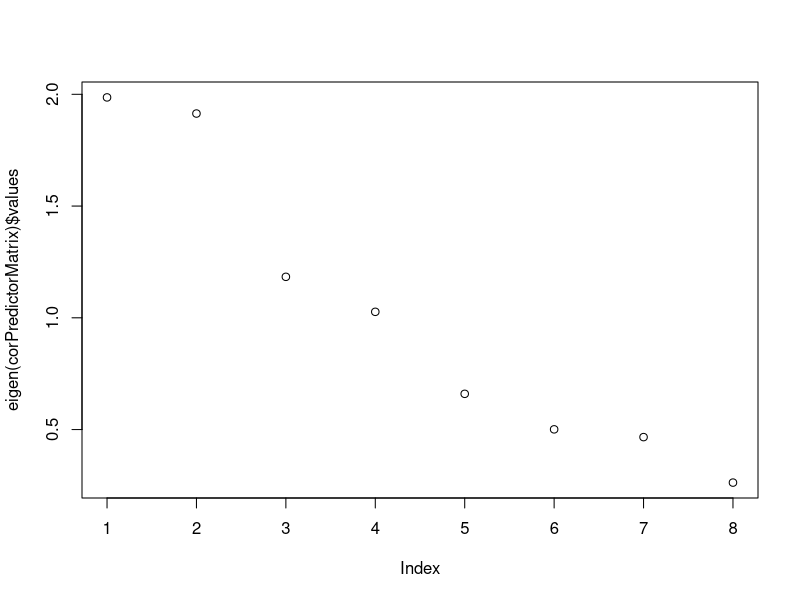
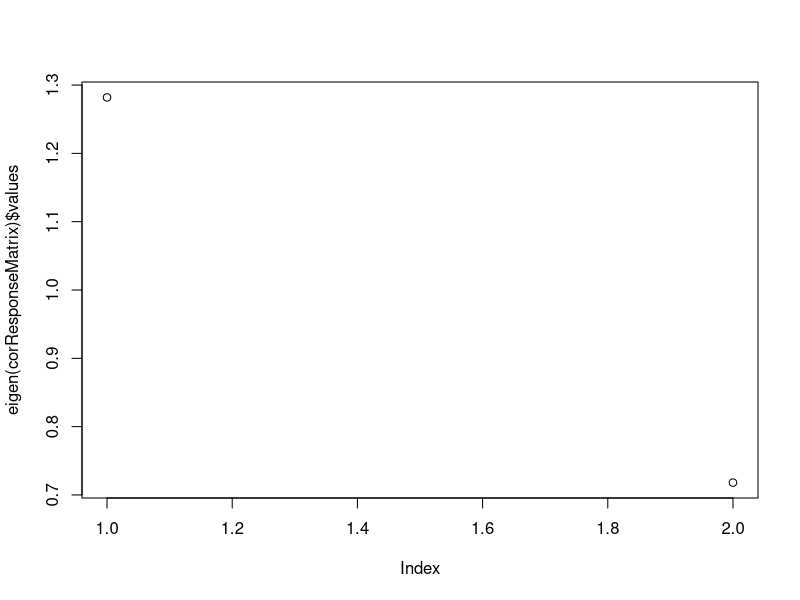

The R script that drew these images, in order:
## ---- chunk 1
#install.packages("psych")
#install.packages("corrplot")
library(corrplot)
library(psych)
library(tidyverse)
library(skimr)
library(dplyr)
## ---- chunk 2
EUcars <- read_csv("car_prices.csv", na = c("", NA, "N/A"))

EUcars = EUcars |> drop_na() |> filter (Brand == "Fiat", Gearbox != "Semi-automatic", Drivetrain != "Rear") |> select(Model,Price,Kilometers,Power, Seats,Doors,Cylinders,Gearbox,Year,Drivetrain,Country)

EUcars <- replace(EUcars, EUcars == "Automatic", "0")
EUcars <- replace(EUcars, EUcars == "Manual", "1")
EUcars <- replace(EUcars, EUcars == "4WD", "1")
EUcars <- replace(EUcars, EUcars == "Front", "0")
EUcars <- replace(EUcars, EUcars == "AT", "1")
EUcars <- replace(EUcars, EUcars == "BE", "2")
EUcars <- replace(EUcars, EUcars == "DE", "3")
EUcars <- replace(EUcars, EUcars == "IT", "4")
EUcars <- replace(EUcars, EUcars == "NL", "5")

EUcars$Gearbox = as.numeric(EUcars$Gearbox)
EUcars$Drivetrain = as.numeric(EUcars$Drivetrain)
EUcars$Country = as.numeric(EUcars$Country)

## ---- chunk 3

## ---- chunk 4
# Use eigen() to identify intrinsic dimensionality separtely for predictor and response variables.
predictorMatrix <-EUcars[,c(3,4,6:11)]
responseMatrix <-EUcars[,c(2,5)]

corPredictorMatrix <- cor(predictorMatrix)
corResponseMatrix <- cor(responseMatrix)
## ---- chunk 5
#Predictor values
eigen(corPredictorMatrix)$values
plot(eigen(corPredictorMatrix)$values)

# For our predictor values using Jolliefs and Kaisers criterion we would get a intrinsic dimensional of 4 while using the inflection point would be 2. Based on this we would use a intrinsic dimensionality of 4.

#Response values
eigen(corResponseMatrix)$values
plot(eigen(corResponseMatrix)$values)

# For our Response variable Kaisers criterion would tell us to use 1 while Jolliefs tells us to use 2 and in this case the inflection point isn't helpful with our graph so based on this we are going to use a intrinsic dimensionality of 1 because that is the only way we can reduce our dimensions for Response.
## ---- chunk 6
A <- pca(r = corPredictorMatrix, nfactors = 4, rotate = "varimax")$loadings[]
pca(r = corPredictorMatrix, nfactors = 4, rotate = "varimax")

A3 <- pca(r = corPredictorMatrix, nfactors = 4, rotate = "oblimin")$loadings[]
pca(r = corPredictorMatrix, nfactors = 4, rotate = "oblimin")
## ---- chunk 7
A <- pca(r = corResponseMatrix, nfactors = 1)$loadings[]
pca(r = corResponseMatrix, nfactors = 1)
